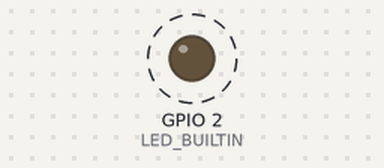
This sketch was run on a simulated ESP8266 (NodeMCU). Shown: output pins drawn as LEDs (lit = HIGH, except the on-board LED, lit = LOW). Dashed ring = blinking. What the sketch prints to the serial monitor is not drawn.

Above: at 0.7 s.
Timing chart, 0 to 3.5 s (numbered marks = the images above):
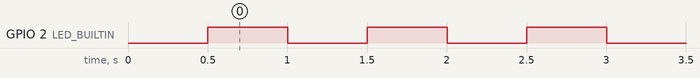

Measured:
- by itself, GPIO 2 (LED_BUILTIN): alternates HIGH for 0.50 s and LOW for 0.50 s

The sketch:

main.ino
```cpp
// src/day01_board_identity.ino
// ESP8266: Board "NodeMCU 1.0" | ESP32: Board "ESP32 Dev Module"
#define LED_BUILTIN 2  // ESP32: GPIO2; ESP8266 NodeMCU often GPIO2 (D4)

void setup() {
  Serial.begin(115200);
  delay(500);
  pinMode(LED_BUILTIN, OUTPUT);

#if defined(ESP8266)
  Serial.println(F("Board: ESP8266"));
  Serial.printf("Chip ID: %08X\n", ESP.getChipId());
  Serial.printf("Flash: %u bytes\n", ESP.getFlashChipSize());
#elif defined(ESP32)
  Serial.println(F("Board: ESP32 WROOM-32D class"));
  Serial.printf("Chip model: %s rev %d\n", ESP.getChipModel(), ESP.getChipRevision());
  Serial.printf("Cores: %d | Flash: %u bytes\n", ESP.getChipCores(), ESP.getFlashChipSize());
#endif
}

void loop() {
  digitalWrite(LED_BUILTIN, HIGH);
  Serial.println(F("Polyhouse edge node heartbeat"));
  delay(500);
  digitalWrite(LED_BUILTIN, LOW);
  delay(500);
}
```
